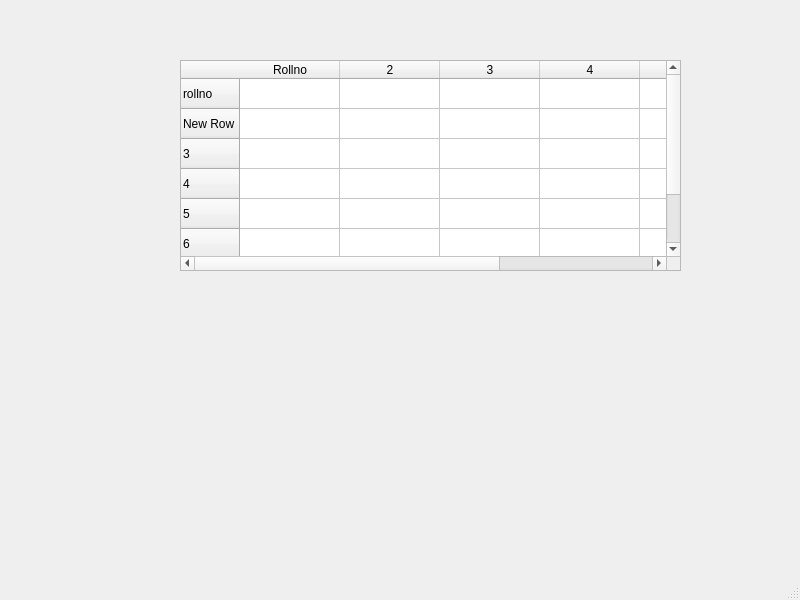
<?xml version="1.0" encoding="UTF-8"?>
<ui version="4.0">
 <class>MainWindow</class>
 <widget class="QMainWindow" name="MainWindow">
  <property name="geometry">
   <rect>
    <x>0</x>
    <y>0</y>
    <width>800</width>
    <height>600</height>
   </rect>
  </property>
  <property name="windowTitle">
   <string>MainWindow</string>
  </property>
  <widget class="QWidget" name="centralwidget">
   <widget class="QTableWidget" name="tableWidget">
    <property name="geometry">
     <rect>
      <x>180</x>
      <y>60</y>
      <width>501</width>
      <height>211</height>
     </rect>
    </property>
    <property name="styleSheet">
     <string notr="true">font: 16pt &quot;Arial&quot;;</string>
    </property>
    <property name="rowCount">
     <number>7</number>
    </property>
    <property name="columnCount">
     <number>6</number>
    </property>
    <row>
     <property name="text">
      <string>rollno</string>
     </property>
    </row>
    <row>
     <property name="text">
      <string>New Row</string>
     </property>
    </row>
    <row/>
    <row/>
    <row/>
    <row/>
    <row/>
    <column>
     <property name="text">
      <string>Rollno</string>
     </property>
    </column>
    <column/>
    <column/>
    <column/>
    <column/>
    <column/>
   </widget>
   <widget class="QLabel" name="label_6">
    <property name="geometry">
     <rect>
      <x>680</x>
      <y>120</y>
      <width>281</width>
      <height>271</height>
     </rect>
    </property>
    <property name="styleSheet">
     <string notr="true">image: url(:/newPrefix/sanjeevani_mainimage.jpg);</string>
    </property>
    <property name="text">
     <string/>
    </property>
   </widget>
   <widget class="QLabel" name="label">
    <property name="geometry">
     <rect>
      <x>160</x>
      <y>340</y>
      <width>61</width>
      <height>51</height>
     </rect>
    </property>
    <property name="text">
     <string/>
    </property>
    <property name="pixmap">
     <pixmap>images/AddMedicine.png</pixmap>
    </property>
   </widget>
  </widget>
  <widget class="QStatusBar" name="statusbar"/>
 </widget>
 <resources/>
 <connections/>
</ui>
